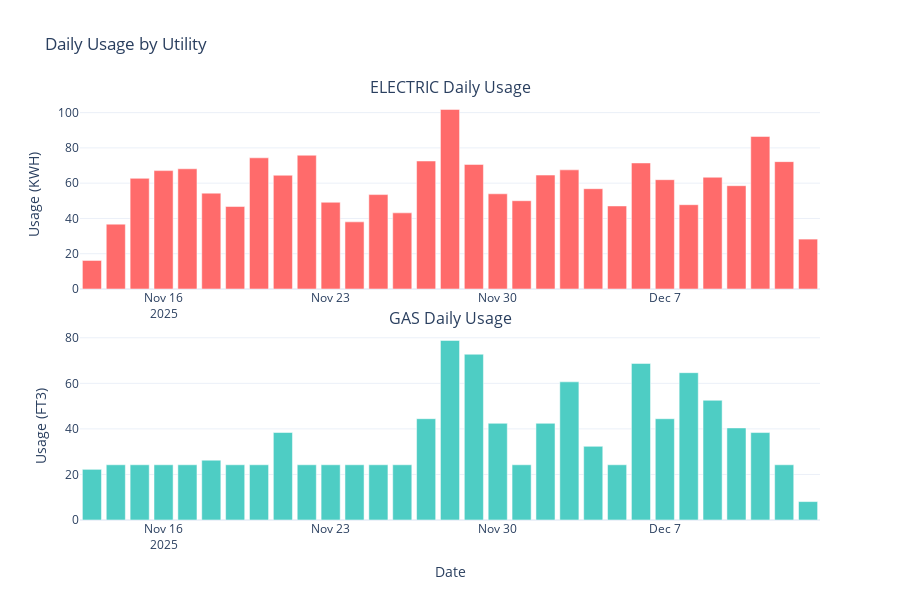

The cell this chart's notebook holds for it:
### Markdown cell above
## 5. Daily Usage Patterns

### Code cell
# Aggregate to daily totals
daily_df = df.groupby([pd.Grouper(key='datetime_utc', freq='D'), 'utility_type', 'unit_of_measure']).agg({
    'usage_value': 'sum'
}).reset_index()

# Create subplots for each utility
utilities = daily_df['utility_type'].unique()
fig = make_subplots(
    rows=len(utilities), 
    cols=1,
    subplot_titles=[f'{u} Daily Usage' for u in utilities],
    vertical_spacing=0.1
)

colors = {'ELECTRIC': '#FF6B6B', 'GAS': '#4ECDC4', 'WATER': '#45B7D1'}

for i, utility in enumerate(utilities, 1):
    utility_data = daily_df[daily_df['utility_type'] == utility]
    unit = utility_data['unit_of_measure'].iloc[0]
    
    fig.add_trace(
        go.Bar(
            x=utility_data['datetime_utc'],
            y=utility_data['usage_value'],
            name=utility,
            marker_color=colors.get(utility, '#95E1D3'),
            hovertemplate=f'<b>{utility}</b><br>Date: %{{x}}<br>Usage: %{{y:.2f}} {unit}<extra></extra>'
        ),
        row=i, col=1
    )
    
    fig.update_yaxes(title_text=f"Usage ({unit})", row=i, col=1)

fig.update_xaxes(title_text="Date", row=len(utilities), col=1)
fig.update_layout(height=300*len(utilities), showlegend=False, template='plotly_white', title_text="Daily Usage by Utility")
fig.show()

# Summary statistics
print("\n=== Daily Usage Summary ===")
for utility in utilities:
    utility_daily = daily_df[daily_df['utility_type'] == utility]
    unit = utility_daily['unit_of_measure'].iloc[0]
    print(f"\n{utility}:")
    print(f"  Average daily: {utility_daily['usage_value'].mean():.2f} {unit}")
    print(f"  Max daily: {utility_daily['usage_value'].max():.2f} {unit}")
    print(f"  Min daily: {utility_daily['usage_value'].min():.2f} {unit}")

### Figure 1 — Plotly figure (JSON) as saved in the notebook; plotly's stock layout.template omitted (floating-point values rounded to 4 significant figures)
{"data": [{"hovertemplate": "<b>ELECTRIC</b><br>Date: %{x}<br>Usage: %{y:.2f} KWH<extra></extra>", "marker": {"color": "#FF6B6B"}, "name": "ELECTRIC", "type": "bar", "x": ["2025-11-13T00:00:00.000000", "2025-11-14T00:00:00.000000", "2025-11-15T00:00:00.000000", "2025-11-16T00:00:00.000000", "2025-11-17T00:00:00.000000", "2025-11-18T00:00:00.000000", "2025-11-19T00:00:00.000000", "2025-11-20T00:00:00.000000", "2025-11-21T00:00:00.000000", "2025-11-22T00:00:00.000000", "2025-11-23T00:00:00.000000", "2025-11-24T00:00:00.000000", "2025-11-25T00:00:00.000000", "2025-11-26T00:00:00.000000", "2025-11-27T00:00:00.000000", "2025-11-28T00:00:00.000000", "2025-11-29T00:00:00.000000", "2025-11-30T00:00:00.000000", "2025-12-01T00:00:00.000000", "2025-12-02T00:00:00.000000", "2025-12-03T00:00:00.000000", "2025-12-04T00:00:00.000000", "2025-12-05T00:00:00.000000", "2025-12-06T00:00:00.000000", "2025-12-07T00:00:00.000000", "2025-12-08T00:00:00.000000", "2025-12-09T00:00:00.000000", "2025-12-10T00:00:00.000000", "2025-12-11T00:00:00.000000", "2025-12-12T00:00:00.000000", "2025-12-13T00:00:00.000000"], "xaxis": "x", "y": [16.18, 36.77, 62.74, 67.12, 68.15, 54.34, 46.76, 74.37, 64.49, 75.84, 49.18, 38.07, 53.52, 43.17, 72.56, 101.8, 70.61, 53.97, 50.05, 64.58, 67.55, 56.86, 47.08, 71.46, 61.97, 47.79, 63.36, 58.56, 86.48, 72.21, 28.29], "yaxis": "y"}, {"hovertemplate": "<b>GAS</b><br>Date: %{x}<br>Usage: %{y:.2f} FT3<extra></extra>", "marker": {"color": "#4ECDC4"}, "name": "GAS", "type": "bar", "x": ["2025-11-13T00:00:00.000000", "2025-11-14T00:00:00.000000", "2025-11-15T00:00:00.000000", "2025-11-16T00:00:00.000000", "2025-11-17T00:00:00.000000", "2025-11-18T00:00:00.000000", "2025-11-19T00:00:00.000000", "2025-11-20T00:00:00.000000", "2025-11-21T00:00:00.000000", "2025-11-22T00:00:00.000000", "2025-11-23T00:00:00.000000", "2025-11-24T00:00:00.000000", "2025-11-25T00:00:00.000000", "2025-11-26T00:00:00.000000", "2025-11-27T00:00:00.000000", "2025-11-28T00:00:00.000000", "2025-11-29T00:00:00.000000", "2025-11-30T00:00:00.000000", "2025-12-01T00:00:00.000000", "2025-12-02T00:00:00.000000", "2025-12-03T00:00:00.000000", "2025-12-04T00:00:00.000000", "2025-12-05T00:00:00.000000", "2025-12-06T00:00:00.000000", "2025-12-07T00:00:00.000000", "2025-12-08T00:00:00.000000", "2025-12-09T00:00:00.000000", "2025-12-10T00:00:00.000000", "2025-12-11T00:00:00.000000", "2025-12-12T00:00:00.000000", "2025-12-13T00:00:00.000000"], "xaxis": "x2", "y": [22.24, 24.24, 24.24, 24.24, 24.24, 26.26, 24.24, 24.24, 38.4, 24.24, 24.24, 24.24, 24.24, 24.24, 44.47, 78.82, 72.77, 42.44, 24.24, 42.44, 60.65, 32.33, 24.24, 68.73, 44.46, 64.67, 52.55, 40.42, 38.39, 24.24, 8.08], "yaxis": "y2"}], "layout": {"annotations": [{"font": {"size": 16}, "showarrow": false, "text": "ELECTRIC Daily Usage", "x": 0.5, "xanchor": "center", "xref": "paper", "y": 1, "yanchor": "bottom", "yref": "paper"}, {"font": {"size": 16}, "showarrow": false, "text": "GAS Daily Usage", "x": 0.5, "xanchor": "center", "xref": "paper", "y": 0.45, "yanchor": "bottom", "yref": "paper"}], "height": 600, "showlegend": false, "title": {"text": "Daily Usage by Utility"}, "xaxis": {"anchor": "y", "domain": [0, 1]}, "xaxis2": {"anchor": "y2", "domain": [0, 1], "title": {"text": "Date"}}, "yaxis": {"anchor": "x", "domain": [0.55, 1], "title": {"text": "Usage (KWH)"}}, "yaxis2": {"anchor": "x2", "domain": [0, 0.45], "title": {"text": "Usage (FT3)"}}}}
